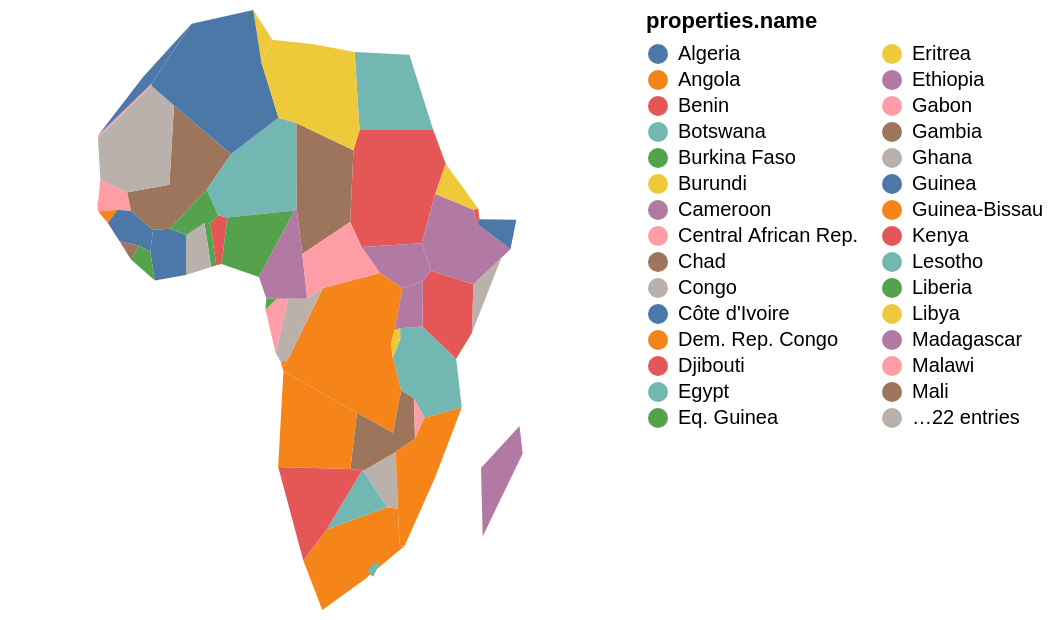

Here is the Vega-Lite specification saved for this chart:
### Vega-Lite specification from a JSON file in a GitHub repository (floating-point values rounded to 4 significant figures; data arrays with more than 128 entries replaced by an {"elided": "..."} marker saying what was removed)
{"background": "transparent", "view": {"fill": "transparent"}, "config": {"view": {"continuousWidth": 400, "continuousHeight": 300}}, "data": {"name": "data-f811bdd03136dc17114694f57567476a", "format": {"feature": "data", "type": "topojson"}}, "mark": "geoshape", "encoding": {"color": {"type": "nominal", "field": "properties.name", "legend": {"columns": 2}}, "tooltip": [{"type": "nominal", "field": "properties.name"}]}, "projection": {"reflectY": false, "type": "equalEarth"}, "width": 300, "$schema": "https://vega.github.io/schema/vega-lite/v5.json", "datasets": {"data-f811bdd03136dc17114694f57567476a": {"type": "Topology", "objects": {"data": {"geometries": [{"id": "1", "type": "Polygon", "properties": {"continent": "Africa", "gdp_md_est": 150600, "iso_a3": "TZA", "name": "Tanzania", "pop_est": 53950935}, "bbox": [29.34, -11.72, 40.32, -0.95], "arcs": [[-6, 0, -84, -82, -77, -3, -100, -140, -137]]}, {"id": "2", "type": "Polygon", "properties": {"continent": "Africa", "gdp_md_est": 906.5, "iso_a3": "ESH", "name": "W. Sahara", "pop_est": 603253}, "bbox": [-17.06, 21.0, -8.665, 27.66], "arcs": [[-106, -22, 1, -115]]}, {"id": "11", "type": "Polygon", "properties": {"continent": "Africa", "gdp_md_est": 66010, "iso_a3": "COD", "name": "Dem. Rep. Congo", "pop_est": 83301151}, "bbox": [12.18, -13.26, 31.17, 5.256], "arcs": [[2, -81, -96, 3, -93, -67, -63, -144, -138, -142, -101]]}, {"id": "12", "type": "Polygon", "properties": {"continent": "Africa", "gdp_md_est": 4719, "iso_a3": "SOM", "name": "Somalia", "pop_est": 7531386}, "bbox": [40.98, -1.683, 51.13, 12.02], "arcs": [[-7, -126, -133, 4]]}, {"id": "13", "type": "Polygon", "properties": {"continent": "Africa", "gdp_md_est": 152700, "iso_a3": "KEN", "name": "Kenya", "pop_est": 47615739}, "bbox": [33.89, -4.677, 41.86, 5.506], "arcs": [[5, -139, -148, -127, 6, 7]]}, {"id": "14", "type": "Polygon", "properties": {"continent": "Africa", "gdp_md_est": 176300, "iso_a3": "SDN", "name": "Sudan", "pop_est": 37345935}, "bbox": [21.94, 8.229, 38.41, 22], "arcs": [[-66, -10, -119, -117, 8, -112, -128, -146]]}, {"id": "15", "type": "Polygon", "properties": {"continent": "Africa", "gdp_md_est": 30590, "iso_a3": "TCD", "name": "Chad", "pop_est": 12075985}, "bbox": [13.54, 7.422, 23.89, 23.41], "arcs": [[9, -65, -33, -27, -120]]}, {"id": "25", "type": "Polygon", "properties": {"continent": "Africa", "gdp_md_est": 739100, "iso_a3": "ZAF", "name": "South Africa", "pop_est": 54841552}, "bbox": [16.34, -34.82, 32.83, -22.09], "arcs": [[-16, -14, -13, -87, -91, -86, 10], [11]]}, {"id": "26", "type": "Polygon", "properties": {"continent": "Africa", "gdp_md_est": 6019, "iso_a3": "LSO", "name": "Lesotho", "pop_est": 1958042}, "bbox": [27.0, -30.65, 29.33, -28.65], "arcs": [[11]]}, {"id": "48", "type": "Polygon", "properties": {"continent": "Africa", "gdp_md_est": 28330, "iso_a3": "ZWE", "name": "Zimbabwe", "pop_est": 13805084}, "bbox": [25.26, -22.27, 32.85, -15.51], "arcs": [[12, -15, -78, -88]]}, {"id": "49", "type": "Polygon", "properties": {"continent": "Africa", "gdp_md_est": 35900, "iso_a3": "BWA", "name": "Botswana", "pop_est": 2214858}, "bbox": [19.9, -26.83, 29.43, -17.66], "arcs": [[13, -18, -79, 14]]}, {"id": "50", "type": "Polygon", "properties": {"continent": "Africa", "gdp_md_est": 25990, "iso_a3": "NAM", "name": "Namibia", "pop_est": 2484780}, "bbox": [11.73, -29.05, 25.08, -16.94], "arcs": [[15, 16, -98, -80, 17]]}, {"id": "51", "type": "Polygon", "properties": {"continent": "Africa", "gdp_md_est": 39720, "iso_a3": "SEN", "name": "Senegal", "pop_est": 14668522}, "bbox": [-17.63, 12.33, -11.47, 16.6], "arcs": [[18, -24, -21, -44, -48, 19, -103]]}, {"id": "52", "type": "Polygon", "properties": {"continent": "Africa", "gdp_md_est": 38090, "iso_a3": "MLI", "name": "Mali", "pop_est": 17885245}, "bbox": [-12.17, 10.1, 4.27, 24.97], "arcs": [[20, -23, -110, -29, -57, -41, -45]]}, {"id": "53", "type": "Polygon", "properties": {"continent": "Africa", "gdp_md_est": 16710, "iso_a3": "MRT", "name": "Mauritania", "pop_est": 3758571}, "bbox": [-17.06, 14.62, -4.923, 27.4], "arcs": [[21, -111, 22, 23, 24]]}, {"id": "54", "type": "Polygon", "properties": {"continent": "Africa", "gdp_md_est": 24310, "iso_a3": "BEN", "name": "Benin", "pop_est": 11038805}, "bbox": [0.7723, 6.142, 3.797, 12.24], "arcs": [[25, -37, -59, -28, -30]]}, {"id": "55", "type": "Polygon", "properties": {"continent": "Africa", "gdp_md_est": 20150, "iso_a3": "NER", "name": "Niger", "pop_est": 19245344}, "bbox": [0.2956, 11.66, 15.9, 23.47], "arcs": [[26, -36, -31, 27, -58, 28, -109, -121]]}, {"id": "56", "type": "Polygon", "properties": {"continent": "Africa", "gdp_md_est": 1089000, "iso_a3": "NGA", "name": "Nigeria", "pop_est": 190632261}, "bbox": [2.692, 4.241, 14.58, 13.87], "arcs": [[29, 30, -35, 31]]}, {"id": "57", "type": "Polygon", "properties": {"continent": "Africa", "gdp_md_est": 77240, "iso_a3": "CMR", "name": "Cameroon", "pop_est": 24994885}, "bbox": [8.489, 1.728, 16.01, 12.86], "arcs": [[32, -64, -69, -71, -74, 33, 34, 35]]}, {"id": "58", "type": "Polygon", "properties": {"continent": "Africa", "gdp_md_est": 11610, "iso_a3": "TGO", "name": "Togo", "pop_est": 7965055}, "bbox": [-0.04978, 5.929, 1.865, 11.02], "arcs": [[36, 37, -39, -60]]}, {"id": "59", "type": "Polygon", "properties": {"continent": "Africa", "gdp_md_est": 120800, "iso_a3": "GHA", "name": "Ghana", "pop_est": 27499924}, "bbox": [-3.244, 4.71, 1.06, 11.1], "arcs": [[38, 39, -42, -61]]}, {"id": "60", "type": "Polygon", "properties": {"continent": "Africa", "gdp_md_est": 87120, "iso_a3": "CIV", "name": "Côte d'Ivoire", "pop_est": 24184810}, "bbox": [-8.603, 4.338, -2.562, 10.52], "arcs": [[40, -62, 41, 42, -51, -46]]}, {"id": "61", "type": "Polygon", "properties": {"continent": "Africa", "gdp_md_est": 16080, "iso_a3": "GIN", "name": "Guinea", "pop_est": 12413867}, "bbox": [-15.13, 7.309, -7.832, 12.59], "arcs": [[43, 44, 45, -53, -54, 46, -49]]}, {"id": "62", "type": "Polygon", "properties": {"continent": "Africa", "gdp_md_est": 2851, "iso_a3": "GNB", "name": "Guinea-Bissau", "pop_est": 1792338}, "bbox": [-16.68, 11.04, -13.7, 12.63], "arcs": [[47, 48, 49]]}, {"id": "63", "type": "Polygon", "properties": {"continent": "Africa", "gdp_md_est": 3881, "iso_a3": "LBR", "name": "Liberia", "pop_est": 4689021}, "bbox": [-11.44, 4.356, -7.54, 8.541], "arcs": [[50, 51, -55, 52]]}, {"id": "64", "type": "Polygon", "properties": {"continent": "Africa", "gdp_md_est": 10640, "iso_a3": "SLE", "name": "Sierra Leone", "pop_est": 6163195}, "bbox": [-13.25, 6.786, -10.23, 10.05], "arcs": [[53, 54, 55]]}, {"id": "65", "type": "Polygon", "properties": {"continent": "Africa", "gdp_md_est": 32990, "iso_a3": "BFA", "name": "Burkina Faso", "pop_est": 20107509}, "bbox": [-5.471, 9.611, 2.177, 15.12], "arcs": [[56, 57, 58, 59, 60, 61]]}, {"id": "66", "type": "Polygon", "properties": {"continent": "Africa", "gdp_md_est": 3206, "iso_a3": "CAF", "name": "Central African Rep.", "pop_est": 5625118}, "bbox": [14.46, 2.268, 27.37, 11.14], "arcs": [[62, -70, 63, 64, 65, -145]]}, {"id": "67", "type": "Polygon", "properties": {"continent": "Africa", "gdp_md_est": 30270, "iso_a3": "COG", "name": "Congo", "pop_est": 4954674}, "bbox": [11.09, -5.038, 18.45, 3.728], "arcs": [[66, -95, 67, -72, 68, 69]]}, {"id": "68", "type": "Polygon", "properties": {"continent": "Africa", "gdp_md_est": 35980, "iso_a3": "GAB", "name": "Gabon", "pop_est": 1772255}, "bbox": [8.798, -3.979, 14.43, 2.327], "arcs": [[70, 71, 72, -75]]}, {"id": "69", "type": "Polygon", "properties": {"continent": "Africa", "gdp_md_est": 31770, "iso_a3": "GNQ", "name": "Eq. Guinea", "pop_est": 778358}, "bbox": [9.306, 1.01, 11.29, 2.284], "arcs": [[73, 74, 75]]}, {"id": "70", "type": "Polygon", "properties": {"continent": "Africa", "gdp_md_est": 65170, "iso_a3": "ZMB", "name": "Zambia", "pop_est": 15972000}, "bbox": [21.89, -17.96, 33.49, -8.238], "arcs": [[76, -83, -89, 77, 78, 79, -97, 80]]}, {"id": "71", "type": "Polygon", "properties": {"continent": "Africa", "gdp_md_est": 21200, "iso_a3": "MWI", "name": "Malawi", "pop_est": 19196246}, "bbox": [32.69, -16.8, 35.77, -9.231], "arcs": [[81, -90, 82]]}, {"id": "72", "type": "Polygon", "properties": {"continent": "Africa", "gdp_md_est": 35010, "iso_a3": "MOZ", "name": "Mozambique", "pop_est": 26573706}, "bbox": [30.18, -26.74, 40.78, -10.32], "arcs": [[83, 84, 85, -92, 86, 87, 88, 89]]}, {"id": "73", "type": "Polygon", "properties": {"continent": "Africa", "gdp_md_est": 11060, "iso_a3": "SWZ", "name": "eSwatini", "pop_est": 1467152}, "bbox": [30.68, -27.29, 32.07, -25.66], "arcs": [[90, 91]]}, {"id": "74", "type": "MultiPolygon", "properties": {"continent": "Africa", "gdp_md_est": 189000, "iso_a3": "AGO", "name": "Angola", "pop_est": 29310273}, "bbox": [11.64, -17.93, 24.08, -4.438], "arcs": [[[92, 93, 94]], [[95, 96, 97, 98]]]}, {"id": "75", "type": "Polygon", "properties": {"continent": "Africa", "gdp_md_est": 7892, "iso_a3": "BDI", "name": "Burundi", "pop_est": 11466756}, "bbox": [29.02, -4.5, 30.75, -2.348], "arcs": [[99, 100, -141]]}, {"id": "78", "type": "Polygon", "properties": {"continent": "Africa", "gdp_md_est": 36860, "iso_a3": "MDG", "name": "Madagascar", "pop_est": 25054161}, "bbox": [43.25, -25.6, 50.48, -12.04], "arcs": [[101]]}, {"id": "80", "type": "Polygon", "properties": {"continent": "Africa", "gdp_md_est": 3387, "iso_a3": "GMB", "name": "Gambia", "pop_est": 2051363}, "bbox": [-16.84, 13.13, -13.84, 13.88], "arcs": [[102, 103]]}, {"id": "81", "type": "Polygon", "properties": {"continent": "Africa", "gdp_md_est": 130800, "iso_a3": "TUN", "name": "Tunisia", "pop_est": 11403800}, "bbox": [7.524, 30.31, 11.49, 37.35], "arcs": [[-108, 104, -123]]}, {"id": "82", "type": "Polygon", "properties": {"continent": "Africa", "gdp_md_est": 609400, "iso_a3": "DZA", "name": "Algeria", "pop_est": 40969443}, "bbox": [-8.684, 19.06, 12.0, 37.12], "arcs": [[105, -114, 106, 107, -122, 108, 109, 110]]}, {"id": "154", "type": "Polygon", "properties": {"continent": "Africa", "gdp_md_est": 9169, "iso_a3": "ERI", "name": "Eritrea", "pop_est": 5918919}, "bbox": [36.32, 12.46, 43.08, 18.0], "arcs": [[111, 112, -130, -129]]}, {"id": "162", "type": "Polygon", "properties": {"continent": "Africa", "gdp_md_est": 282800, "iso_a3": "MAR", "name": "Morocco", "pop_est": 33986655}, "bbox": [-17.02, 21.42, -1.125, 35.76], "arcs": [[113, 114, 115]]}, {"id": "163", "type": "Polygon", "properties": {"continent": "Africa", "gdp_md_est": 1105000, "iso_a3": "EGY", "name": "Egypt", "pop_est": 97041072}, "bbox": [24.7, 22, 36.87, 31.59], "arcs": [[116, -125, 117]]}, {"id": "164", "type": "Polygon", "properties": {"continent": "Africa", "gdp_md_est": 90890, "iso_a3": "LBY", "name": "Libya", "pop_est": 6653210}, "bbox": [9.319, 19.58, 25.16, 33.14], "arcs": [[118, 119, 120, 121, 122, 123, 124]]}, {"id": "165", "type": "Polygon", "properties": {"continent": "Africa", "gdp_md_est": 174700, "iso_a3": "ETH", "name": "Ethiopia", "pop_est": 105350020}, "bbox": [32.95, 3.422, 47.79, 14.96], "arcs": [[125, 126, -147, 127, 128, -132, -134]]}, {"id": "166", "type": "Polygon", "properties": {"continent": "Africa", "gdp_md_est": 3345, "iso_a3": "DJI", "name": "Djibouti", "pop_est": 865267}, "bbox": [41.66, 10.93, 43.32, 12.7], "arcs": [[129, 130, -135, 131]]}, {"id": "167", "type": "Polygon", "properties": {"continent": "Africa", "gdp_md_est": 12250, "iso_a3": "-99", "name": "Somaliland", "pop_est": 3500000}, "bbox": [42.56, 7.997, 48.95, 11.46], "arcs": [[132, 133, 134, 135]]}, {"id": "168", "type": "Polygon", "properties": {"continent": "Africa", "gdp_md_est": 84930, "iso_a3": "UGA", "name": "Uganda", "pop_est": 39570125}, "bbox": [29.58, -1.443, 35.04, 4.25], "arcs": [[136, -143, 137, -149, 138]]}, {"id": "169", "type": "Polygon", "properties": {"continent": "Africa", "gdp_md_est": 21970, "iso_a3": "RWA", "name": "Rwanda", "pop_est": 11901484}, "bbox": [29.02, -2.918, 30.82, -1.135], "arcs": [[139, 140, 141, 142]]}, {"id": "176", "type": "Polygon", "properties": {"continent": "Africa", "gdp_md_est": 20880, "iso_a3": "SSD", "name": "S. Sudan", "pop_est": 13026129}, "bbox": [23.89, 3.509, 35.3, 12.25], "arcs": [[143, 144, 145, 146, 147, 148]]}], "type": "GeometryCollection"}}, "bbox": [-17.63, -34.82, 51.13, 37.35], "transform": {"scale": [6.876e-05, 7.217e-05], "translate": [-17.63, -34.82]}, "arcs": {"elided": "149 rows, 616 int values in total"}}}}
